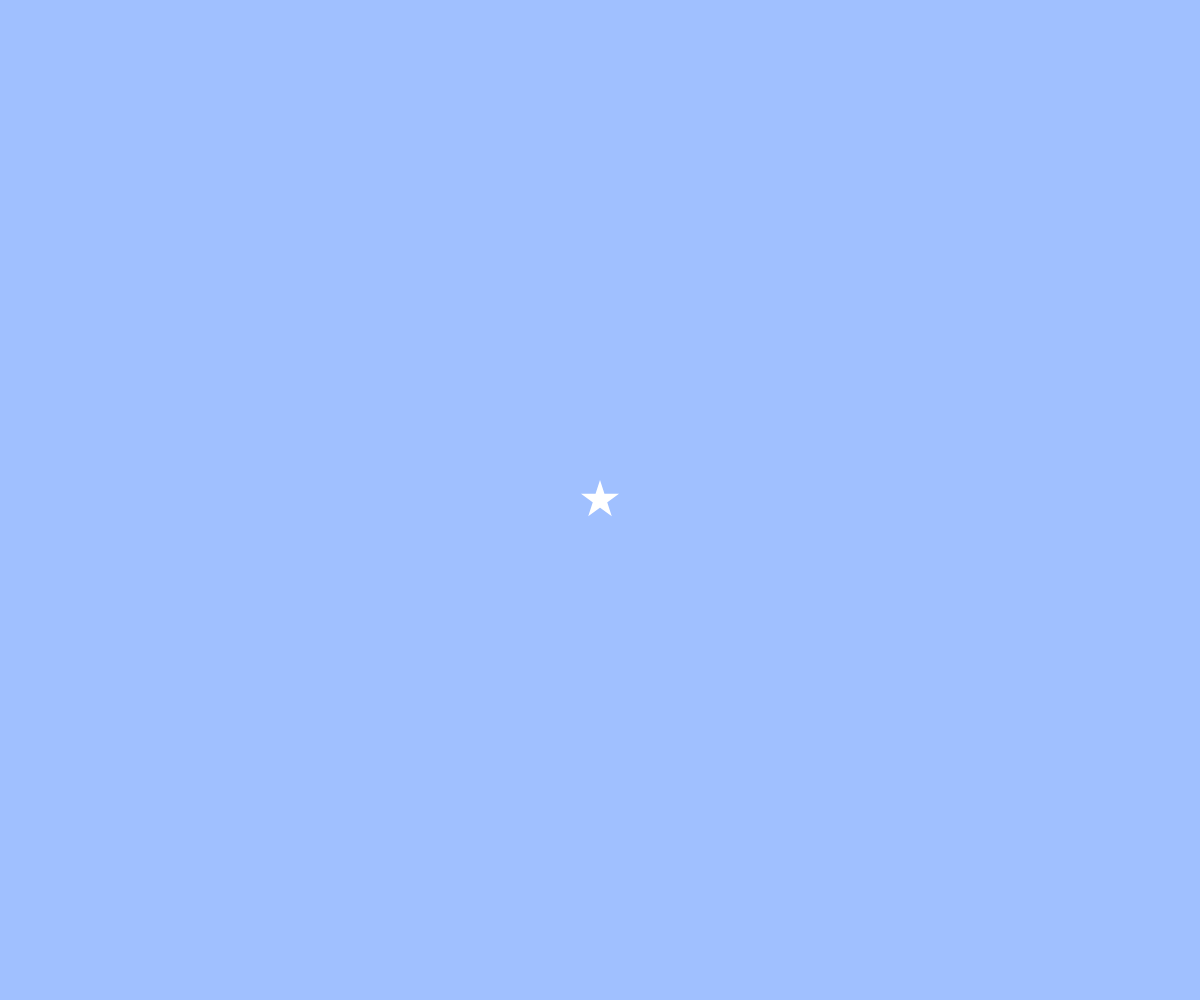
Frame 1 (no input)
Frame 60 (no input): blank canvas, image omitted
Frame 120 (the mouse pressed at the canvas centre since frame 60): blank canvas, image omitted

The p5.js sketch that drew this single still picture (run headless with seeded random() and noise() and a simulated clock; from frame 60 on, the mouse is pressed at the canvas centre):

// p5.js sketch
// ── sketch.js
// テキスト「アニメーション」
let x, y, vx, vy;

function setup(){
  createCanvas(windowWidth, windowHeight);
  x = width / 2;
  y = height / 2;
  vx = 8;
  vy = 8;
  angle=0;
}

function draw(){
  background(160, 192, 255);
  // BLANK[2] (hint: 作った star 関数を使います)

  star(x,y,20,angle);
  x -= 1.4;
  y += 1.4;
  angle += 0.04;


  // 端の処理パターン (1) 反対側から出てくる
  if(x > width){ x = 0; }
  else if(x < 0){ x = width; }
  if(y > height){ y = 0; }
  if(y < 0){ y = height; }
}

function star(cx, cy, r, angle){
  noStroke();
  beginShape();
  for(var i = 0; i < 20; i++){
    var theta = TWO_PI * i * 2 / 5 - HALF_PI +angle;
    // BLANK[1] (hint: angle 分だけ星を回転させるには？)
    var x = cx + cos(theta) * r;
    var y = cy + sin(theta) * r;
    vertex(x,y);

  }
  endShape(CLOSE);
}

function windowResized(){
  resizeCanvas(windowWidth, windowHeight);
}
